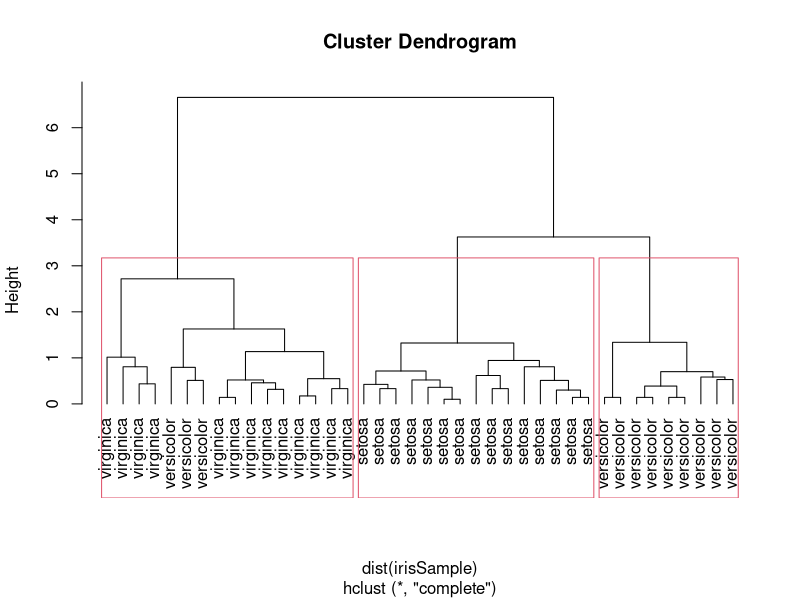
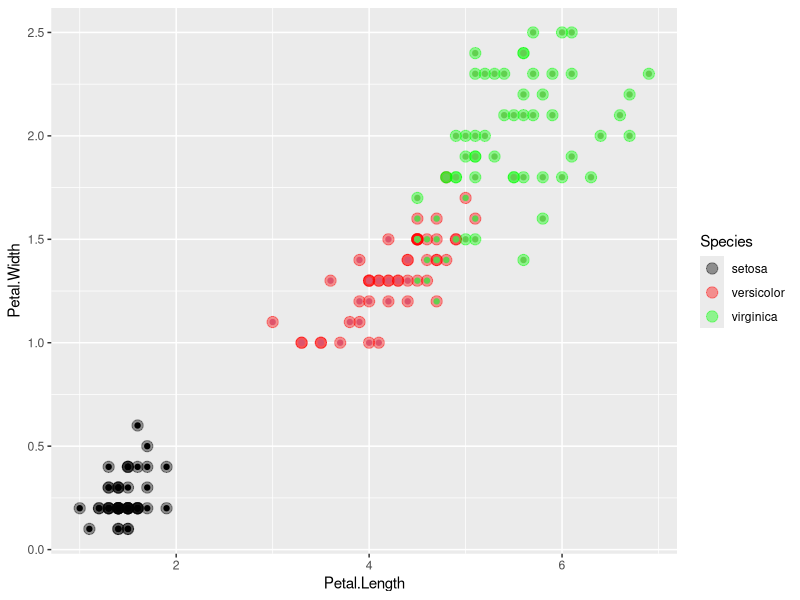

The R source for these figures, in order:
head(iris)

# Somas das frequencias
table(iris$Species)

library(ggplot2)

# 40 elementos selecionados aleatóriamente
idx <- sample(1:nrow(iris), 40)

irisSample <- iris[idx, ]

irisSample$Species <- NULL

head(irisSample)

hc <- hclust(dist(irisSample), method = 'complete')

plot(hc, hang = -1, labels = iris$Species[idx])

# cut tree into 3 clusters 
rect.hclust(hc, k = 3)

groups <- cutree(hc, k = 3)

groups[groups == 1] <- 'setosa'
groups[groups == 2] <- 'virginica'
groups[groups == 3] <- 'versicolor'

table(groups, iris$Species[idx])

# linkage distance is used
hc2 <- hclust(dist(iris[, 3:4]))
groups2 <- cutree(hc2, 3)

table(groups2, iris$Species)

groups2[groups2 == 3] <- 0
groups2[groups2 == 2] <- 3
groups2[groups2 == 0] <- 2

table(groups2, iris$Species)

names(iris)

ggplot(iris, aes(Petal.Length, Petal.Width, color = Species)) +
  geom_point(alpha = 0.4, size = 3.5) + 
  geom_point(col = groups2) +
  scale_color_manual(values = c('black', 'red', 'green'))


